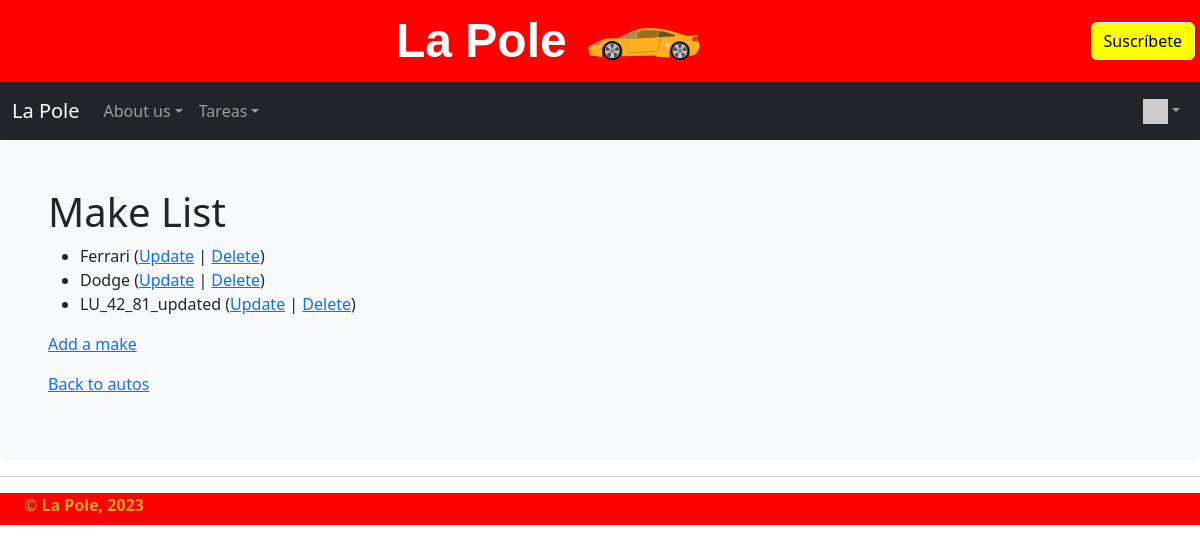
Page /autos/lookup/ (signed in) on the committed database.
### autos/models.py (models this page shows, shortened)
class Make(models.Model):
    name = models.CharField(
            max_length=100,
            help_text='Enter a make (e.g. Dodge)',
            validators=[MinLengthValidator(2, "Make must be greater than 1 character")]
    )

### autos/views.py (the view)
# urls.py: path('lookup/', views.MakeView.as_view(), name='make_list'),
class MakeView(LoginRequiredMixin, View):
    def get(self, request):
        ml = Make.objects.all()
        ctx = {'make_list': ml}
        return render(request, 'autos/make_list.html', ctx)

### home/context_processors.py (called while the page is built)
def settings(request):
    return {
        'settings': django_settings,
    }

### home/templatetags/app_tags.py (called while the page is built)
@register.filter(name='gravatar')
def gravatar(user, size=35):
    email = str(user.email.strip().lower()).encode('utf-8')
    email_hash = md5(email).hexdigest()
    url = "//www.gravatar.com/avatar/{0}?s={1}&d=identicon&r=PG"
    return url.format(email_hash, size)

### autos/templates/autos/make_list.html
{% extends "home/layout.html" %}
{% block content %}
  <h1>Make List</h1>
  {% if make_list %}
  <ul>
    {% for make in make_list %}
      <li>
          {{ make.name }}
         (<a href="{% url 'autos:make_update' make.id %}">Update</a> |
          <a href="{% url 'autos:make_delete' make.id %}">Delete</a>)
      </li>
    {% endfor %}
  </ul>
  {% else %}
    <p>There are no makes in the library.</p>
  {% endif %}
  <p><a href="{% url 'autos:make_create' %}">Add a make</a></p>
  <p>
    <a href="{% url 'autos:all' %}">Back to autos</a>
  </p>
{% endblock %}

### home/static/home/site1.css (style rules this page uses)
body { background-image: linear-gradient(180deg, rgb(219, 218, 218), #fff 100px, #fff); }

### rows in the picture
Make: name "Ferrari"
Make: name "Dodge"
Make: name "LU_42_81_updated"
